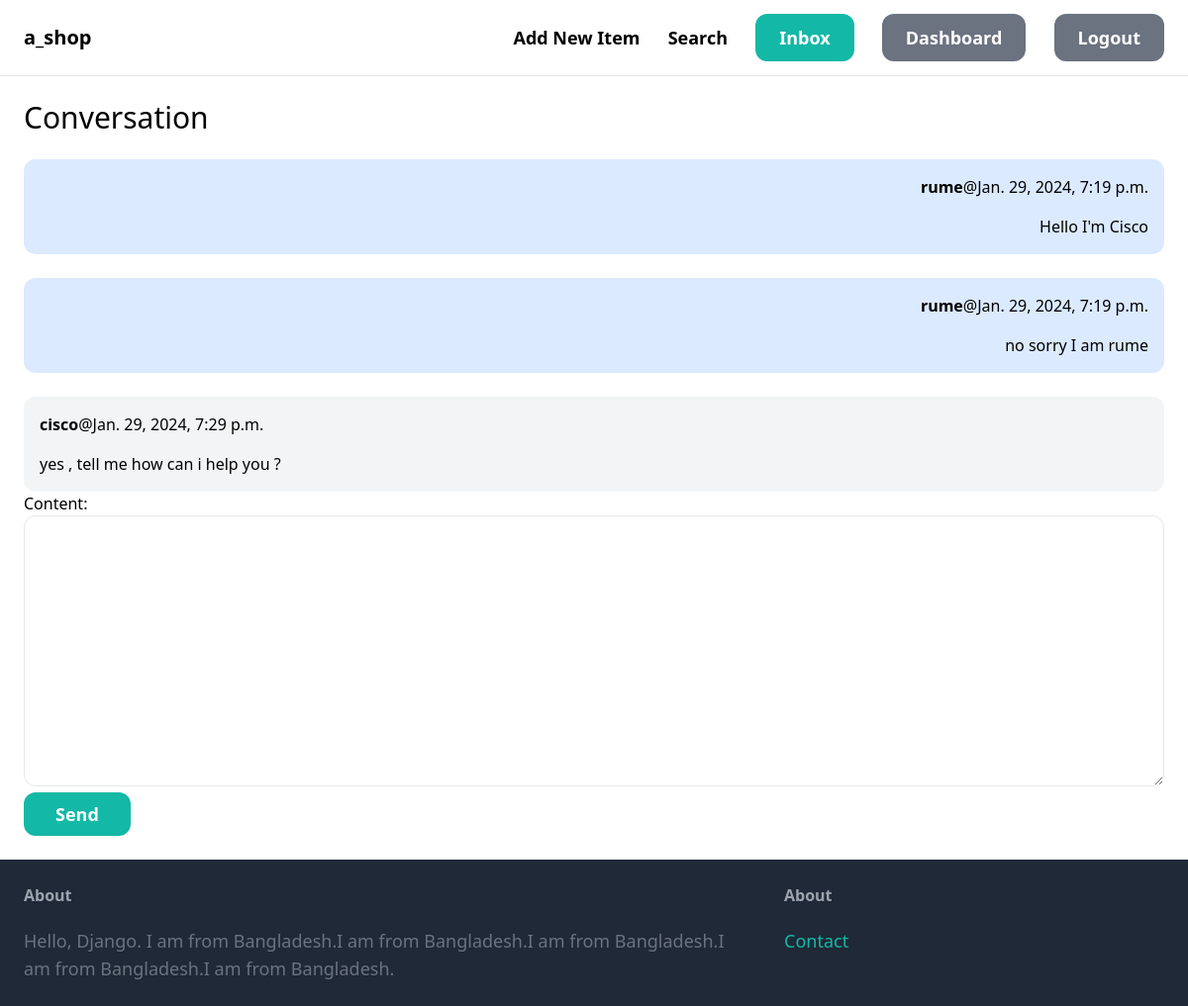
Page /inbox/3/ (signed in) on the committed database.
### conversation/models.py (models this page shows)
class ConversationMessage(models.Model):
    conversation = models.ForeignKey(Conversation, related_name = 'messages', on_delete = models.CASCADE)
    content = models.TextField()
    created_at = models.DateTimeField(auto_now_add = True)
    created_by = models.ForeignKey(User, related_name = 'created_messages', on_delete = models.CASCADE)

### conversation/views.py (the view)
# urls.py: path('<int:pk>/', views.detail_conversation, name='detail_conversation'),
@login_required
def detail_conversation(request, pk):
    conversation = Conversation.objects.filter(members__in=[request.user.id]).get(pk=pk)
    if request.method == "POST":
        form = ConversationMessageForm(request.POST)
        if form.is_valid():
            conversation_message = form.save(commit=False)
            conversation_message.conversation = conversation
            conversation_message.created_by = request.user
            conversation_message.save()
            conversation.save()
            return redirect('conversation:detail_conversation', pk=pk)
    else:
        form = ConversationMessageForm()
    return render(request, 'detail_conversation.html', {
        'conversation':conversation,
        'form':form
    })

### conversation/forms.py
class ConversationMessageForm(forms.ModelForm):
    class Meta:
        model = ConversationMessage
        fields = ('content',)
        widgets = {
            'content': forms.Textarea(attrs={
                'class': "w-full py-4 px-6 rounded-xl border"
            })
        }

### templates/detail_conversation.html (shortened to what this page needs)
{% extends "base.html" %}
{% block content %}
    <h1 class="mb-6 text-3xl">Conversation</h1>
    <div class="space-y-6">
        {% for message in conversation.messages.all %}
        <div class="p-4 flex flex-col {% if message.created_by == request.user %}bg-blue-100 text-right{% else %}bg-gray-100{% endif %} rounded-xl">
                <p class="mb-4 "><strong>{{ message.created_by.username}}</strong>@{{ message.created_at }}</p>
                <p>{{message.content}}</p>
            </div>
        {% endfor %}
    </div>
    <form action="." method="post">
        {{ form.as_p}}
        <button class="py-2 px-8 text-lg bg-teal-500 hover:bg-teal-700 rounded-xl text-white font-semibold">Send</button>
    </form>
{% endblock content %}

### rows in the picture
ConversationMessage: created_by.username "rume", created_at "Jan. 29, 2024, 7:19 p.m.", content "Hello I'm Cisco"
ConversationMessage: created_by.username "rume", created_at "Jan. 29, 2024, 7:19 p.m.", content "no sorry I am rume"
ConversationMessage: created_by.username "cisco", created_at "Jan. 29, 2024, 7:29 p.m.", content "yes , tell me how can i help you ?"
